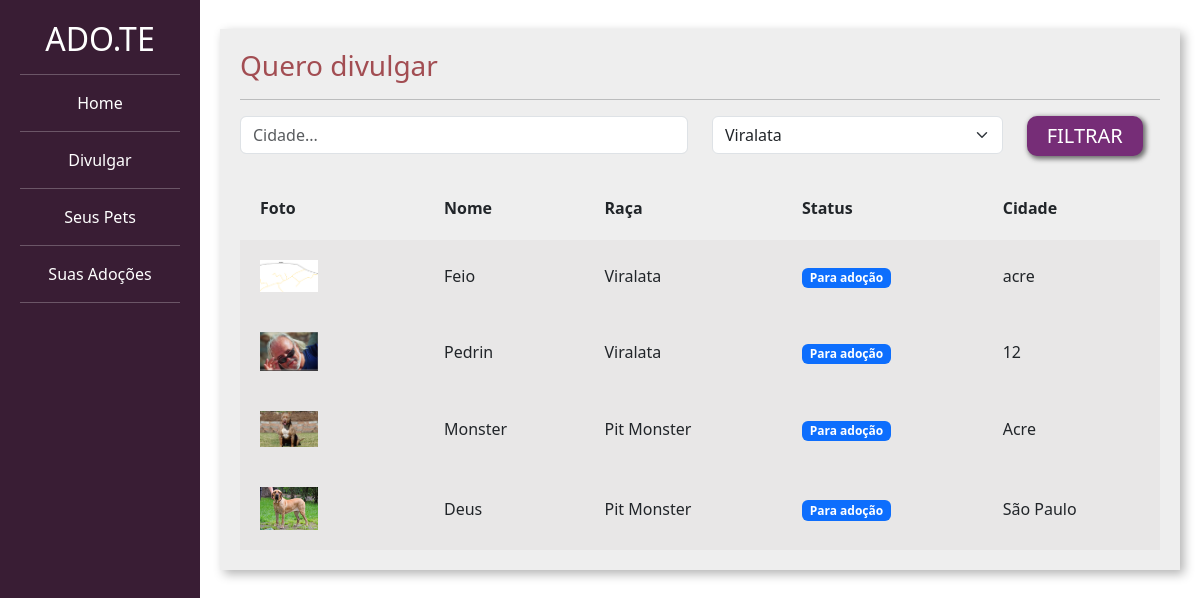
The page /listar_pets/ (signed in) on the database its author committed.
### divulgar/models.py (models this page shows, shortened)
class Pet(models.Model):
    choices_status = (('P', 'Para adoção'),
                      ('A', 'Adotado'))
    usuario = models.ForeignKey(User, on_delete=models.DO_NOTHING)
    foto = models.ImageField(upload_to="fotos_pets")
    nome = models.CharField(max_length=100)
    descricao = models.TextField()
    estado = models.CharField(max_length=50)
    cidade = models.CharField(max_length=50)
    telefone = models.CharField(max_length=50)
    tags = models.ManyToManyField(Tag)
    raca = models.ForeignKey(Raca, on_delete=models.DO_NOTHING)
    status = models.CharField(max_length=1, choices=choices_status, default='P')

class Raca(models.Model):
    raca = models.CharField(max_length=50)
    def __str__(self):
        return self.raca

### adotar/views.py (the view)
# urls.py: path('listar_pets/', views.listar_pets, name="listar_pets"),
def listar_pets (request):
    if request.method == 'GET':
        pets = Pet.objects.filter(status = "P")
        racas = Raca.objects.all()
    cidade = request.GET.get('cidade')
    raca_filter = request.GET.get('raca')
    if cidade :
        pets = pets.filter(cidade__icontains=cidade)
    if raca_filter :
        pets = pets.filter(raca_id=raca_filter)
        raca_filter = Raca.objects.get(id = raca_filter)
    return render(request, 'listar_pet.html',{'pets':pets ,'racas': racas , 'cidade':cidade ,'raca_filter':raca_filter})

### templates/listar_pet.html (shortened to what this page needs)
{% load static %}
<!doctype html>
<html lang="pt-BR">
    <head>
    <link href="https://cdn.jsdelivr.net/npm/bootstrap@5.3.0-alpha1/dist/css/bootstrap.min.css" rel="stylesheet">
    <link href="{% static 'css/cadastro.css' %}" rel="stylesheet">
    <link href="{% static 'divulgar/css/novo_pet.css' %}" rel="stylesheet">
    <link href="{% static 'divulgar/css/seus_pet.css' %}" rel="stylesheet">
    <link href="{% static 'adotar/css/listar_pet.css' %}" rel="stylesheet">
    </head>
    <body>
        <div class="container-fluid">
            <div class="row">
                <div class="col-md-2 bg-side sidebar">
                    <h2>ADO.TE</h2>
                    <hr>
                    <a class="nav-link text-white" href ="{%url 'listar_pets' %}">Home</a>
                    <hr />
                    <a class="nav-link text-white" href ="{%url 'cadastroPet'%}">Divulgar</a>
                    <hr />
                    {% if user.is_authenticated %}
                        <a class="nav-link text-white" href ="{%url 'seus_pets'%}">Seus Pets</b></a>
                        <hr />
                        <a class="nav-link text-white" href ="{%url 'ver_pedido_adocao'%}">Suas Adoções</a>
                        <hr />
                    {%else%}
                        <a class="nav-link text-white" href ="{%url 'cadastro'%}">Criar Conta</a>
                    {%endif%}
                </div>
                <div class="col-md">
                    <div class="wrapper">
                        <div class="box width80">
                            <h3 class="font-vinho">Quero divulgar</h3>
                            <hr>
                            <form action="{% url 'listar_pets' %}" method="GET">
                                <div class="row">
                                    <div class="col-md-6">
                                        <input type="text" placeholder="Cidade..." value="{%if cidade %}{{cidade}}{%endif%}" name="cidade" class="form-control">
                                    </div>
                                    <div class="col-md-4">
                                        <select class="form-select" name="raca">
                                           {% for raca in racas %}
                                            <option {% if raca_filter.id == raca.id %} selected {% endif %}value="{{raca.id}}">{{raca}}</option>
                                            {% endfor%}
                                        </select>
                                    </div>
                                    <div class="col-md-2">
                                        <input type="submit" class="btn-custom-secondary" value="FILTRAR">
                                    </div>
                                </div>
                            </form>
                             <table class="tabela" cellpadding="20">
                                <tr>
                                    <th>Foto</th>
                                    <th>Nome</th>
                                    <th>Raça</th>
                                    <th>Status</th>
                                    <th>Cidade</th>
                                </tr>
                                {% for pet in pets%}
                                    <tr class="tabela-linha">
                                        <td width="20%">
                                            <a href="{% url 'ver_pet' pet.id %}"><img width="40%" src="{{pet.foto.url}}"></a>
                                        </td>
                                        <td>
                                            {{pet.nome}}
                                        </td>
                                        <td>
                                            {{pet.raca}}
                                        </td>
                                        <td>
                                            {% if pet.status == "P" %}
                                                <span class="badge text-bg-primary">Para adoção</span>
                                            {% elif pet.status == "A" %}
                                                <span class="badge text-bg-success">Adotado</span>
                                            {% endif%}
                                        </td>
                                        <td>
                                            {{pet.cidade}}
                                        </td>
                                    </tr>
                                {% endfor %}
                            </table>
                        </div>
                    </div>
                </div>
            </div>
        </div>
    </body>
</html>

### templates/static/css/cadastro.css (style rules this page uses)
.bg-side { background-color: #391D34; color: white; height: 100vh; }

### templates/static/divulgar/css/novo_pet.css (style rules this page uses)
.sidebar { text-align: center; padding: 20px; }
.wrapper { margin-top: 3%; display: flex; flex-direction: row; justify-content: center; align-items: center; }
.box { padding:20px; width: 50vw; background: rgb(238, 238, 238); box-shadow: 4px 4px 10px rgba(0,0,0,.3); }
.font-vinho { color: #A24D52; }

### templates/static/divulgar/css/seus_pet.css (style rules this page uses)
.width80 { width: 80vw; }
.tabela { width: 100%; margin-top: 20px; }
.tabela-linha { background-color: #e8e7e7; }

### templates/static/adotar/css/listar_pet.css (style rules this page uses)
.btn-custom-secondary { background-color: #762D77; border: none; box-shadow: 2px 2px 5px 1px rgb(108, 108, 108); color: white; font-size: 20px; padding: 5px 20px 5px 20px; border-radius: 10px; }

### rows shown on the page
Pet: foto (picture), nome "Feio", raca "Viralata", status "Para adoção", cidade "acre"
Pet: foto (picture), nome "Pedrin", raca "Viralata", status "Para adoção", cidade "12"
Pet: foto (picture), nome "Monster", raca "Pit Monster", status "Para adoção", cidade "Acre"
Pet: foto (picture), nome "Deus", raca "Pit Monster", status "Para adoção", cidade "São Paulo"

### other values the page prints
form field raca "Viralata"
